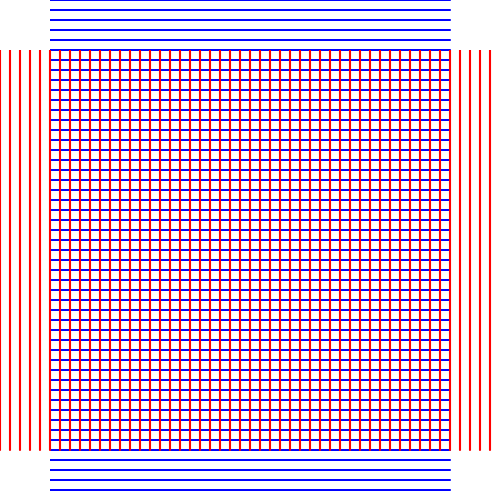
Frame 1 (no input)
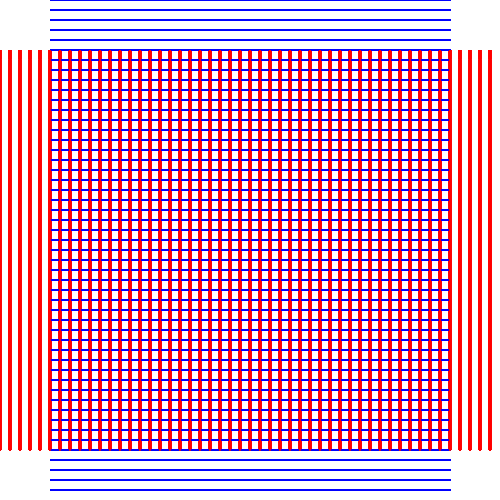
Frame 60 (no input)
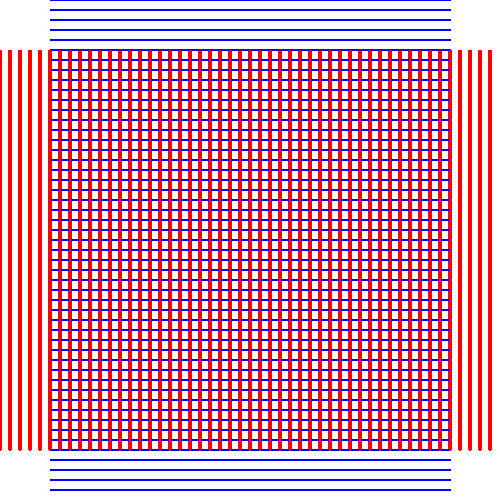
Frame 120 (the mouse pressed at the canvas centre since frame 60)

The p5.js sketch that drew these frames (run headless with seeded random() and noise() and a simulated clock; from frame 60 on, the mouse is pressed at the canvas centre):

// p5.js sketch
// ── sketch.js
function setup() {
  createCanvas(500,500);
  background(255);
  strokeWeight (2.1)
}

function draw() {
  stroke(0,0,255);
  for (var i=0; i<500; i+=10){
    beginShape();
    vertex(450, i);
    vertex(300, i);
    vertex(50, i);
    vertex(200, i);
    vertex(60, i);
    endShape();
  }
  stroke(255,0,0);
  for (var i=0; i<500; i+=10){
    beginShape();
    vertex(i, 450);
    vertex(i, 300);
    vertex(i, 50);
    vertex(i, 200);
    vertex(i, 60);
    endShape();
  }
}
